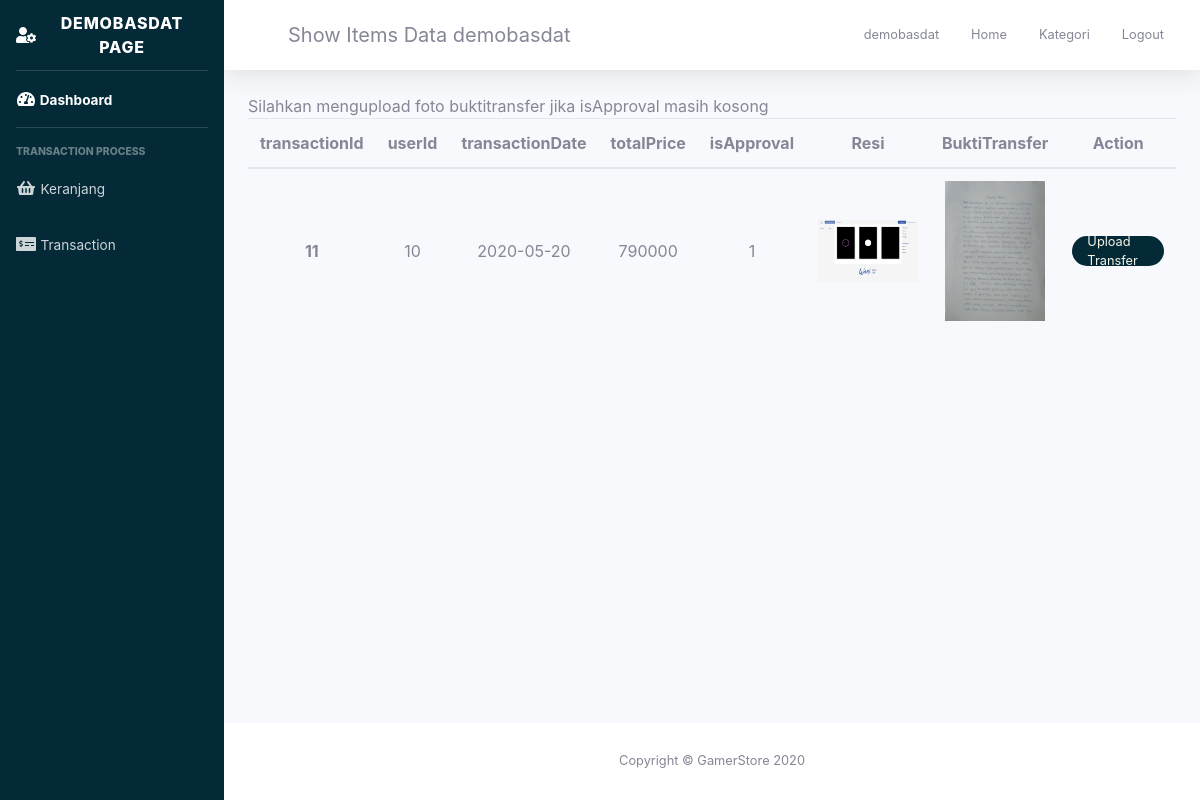
Screenshot of /user-dashboard.php?tprocess=transaction (signed in) with the database file from the repository.
### tables this page shows
CREATE TABLE `pengguna` (
  `userId` int(11) NOT NULL,
  `userName` varchar(70) NOT NULL,
  `userEmail` varchar(50) NOT NULL,
  `userAddress` varchar(70) NOT NULL,
  `userCity` varchar(10) NOT NULL,
  `userPassword` varchar(61) NOT NULL,
  `isAdmin` tinyint(1) DEFAULT '0',
  `isVerify` tinyint(1) DEFAULT '0',
  `verifyCode` int(5) DEFAULT NULL
);

CREATE TABLE `transaksi` (
  `transactionId` int(11) NOT NULL,
  `userId` int(11) NOT NULL,
  `transactionDate` date NOT NULL,
  `totalPrice` int(11) NOT NULL,
  `isApproval` tinyint(1) DEFAULT '0',
  `imgAdmin` varchar(50) DEFAULT NULL,
  `imgUser` varchar(50) DEFAULT NULL
);

### user-dashboard.php (the view, shortened to what this page needs)
<?php
include "connect.php";
if(isset($_SESSION['userId'])){
  $userid = $_SESSION['userId'];
  $sql = "SELECT userName, isAdmin FROM pengguna WHERE userId = '$userid'";
  $stmt = $pdo->prepare($sql);
  $stmt->execute();
  $row = $stmt->fetch();
  $username = $row['userName'];
  if(isset($_GET['tprocess'])){
    $tprocess = $_GET['tprocess'];
    if($tprocess == "keranjang"){
      $sql = "SELECT p.orderId, i.itemName, p.quantity, p.orderPrice, p.isDone FROM pesanan p, item i WHERE i.itemId = p.itemId AND p.userId = '$userid'";
      $stmt = $pdo->prepare($sql);
      $stmt->execute();
    }
    elseif($tprocess == "transaction"){
      $sql = "SELECT * FROM transaksi WHERE userId = '$userid'";
      $stmt = $pdo->prepare($sql);
      $stmt->execute();
    }
  }
}
else{
  header("location: login.php");
}
?>
<!DOCTYPE html>
<html lang="en">
<head>
    <link rel="stylesheet" href="https://maxcdn.bootstrapcdn.com/bootstrap/4.1.0/css/bootstrap.min.css">
    <link href="css/sb-admin-2.min.css" rel="stylesheet">
    <link rel="stylesheet" href="css/dashboard-admin.css">
</head>
<body id="page-top">
    <div id="wrapper">
      <ul class="navbar-nav sidebar sidebar-dark accordion" id="accordionSidebar" style="background-color: #042a38;">
        <a class="sidebar-brand d-flex align-items-center justify-content-center" href="#">
          <div class="sidebar-brand-icon">
            <i class="fas fa-user-cog"></i>
          </div>
          <div class="sidebar-brand-text mx-3"><?php echo $username?> Page</div>
        </a>
        <hr class="sidebar-divider my-0">
        <li class="nav-item active">
          <a class="nav-link" href="#">
            <i class="fas fa-fw fa-tachometer-alt"></i>
            <span>Dashboard</span></a>
        </li>
        <hr class="sidebar-divider">
        <div class="sidebar-heading">
          Transaction Process
        </div>
        <li class="nav-item">
          <a class="nav-link collapsed" href="user-dashboard.php?tprocess=keranjang">
              <i class="fas fa-fw fa-shopping-basket"></i>
              <span>Keranjang</span>
          </a>
        </li>
        <li class="nav-item">
          <a class="nav-link" href="user-dashboard.php?tprocess=transaction">
              <i class="fas fa-fw fa-money-check-alt"></i>
              <span>Transaction</span>
          </a>
        </li>
      </ul>
        <div id="content-wrapper" class="d-flex flex-column">
      <div id="content">
        <nav class="navbar navbar-expand navbar-light bg-white topbar mb-4 static-top shadow">
          <div class="h5 ml-5 mb-0">
            <?php
            if($tprocess == "keranjang"){
              echo  "Show Keranjang dari $username";
            }
            elseif($tprocess == "transaction"){
              echo  "Show Items Data $username";
            }
            ?>
          </div>
          <ul class="navbar-nav ml-auto">
            <li class="nav-item dropdown no-arrow">
              <a class="nav-link dropdown-toggle" href="#" id="userDropdown" role="button" data-toggle="dropdown" aria-haspopup="true" aria-expanded="false">
                <span class="mr-2 d-none d-lg-inline text-gray-600 small"><?php echo $username?></span>
              </a>
            </li>
            <li class="nav-item  no-arrow">
              <a class="nav-link" href="index.php" id="userDropdown" role="button">
                <span class="mr-2 d-none d-lg-inline text-gray-600 small">Home</span>
              </a>
            </li>
            <li class="nav-item  no-arrow">
              <a class="nav-link" href="kategori2.php" id="userDropdown" role="button">
                <span class="mr-2 d-none d-lg-inline text-gray-600 small">Kategori</span>
              </a>
            </li>
            <li class="nav-item  no-arrow">
              <a class="nav-link" href="logout.php" id="userDropdown" role="button">
                <span class="mr-2 d-none d-lg-inline text-gray-600 small">Logout</span>
              </a>
            </li>
          </ul>
        </nav>
        <div class="container">
        <?php
        if($tprocess == "transaction"){
        ?>
        <div class="row">
          <div class="col-12">
            Silahkan mengupload foto buktitransfer jika isApproval masih kosong
          </div>
        </div>
        <?php
        }
        ?>
          <div class="row">
            <div class="col-12">
                <table class="table">
                  <thead class="l-thead">
                    <tr>
                      <?php
                      if($tprocess == "keranjang"){
                      ?>
                      <th scope="col" class="text-center">orderId</th>
                      <th scope="col" class="text-center">itemName</th>
                      <th scope="col" class="text-center">quantity</th>
                      <th scope="col" class="text-center">Price</th>
                      <th scope="col" class="text-center">isDone</th>
                      <th scope="col" class="text-center">Action</th>
                      <?php
                      }
                      elseif($tprocess == "transaction"){
                      ?>
                      <th scope="col" class="text-center">transactionId</th>
                      <th scope="col" class="text-center">userId</th>
                      <th scope="col" class="text-center">transactionDate</th>
                      <th scope="col" class="text-center">totalPrice</th>
                      <th scope="col" class="text-center">isApproval</th>
                      <th scope="col" class="text-center">Resi</th>
                      <th scope="col" class="text-center">BuktiTransfer</th>
                      <th scope="col" class="text-center">Action</th>
                      <?php
                      }
                      ?>
                    </tr>
                  </thead>
                  <tbody>
                    <?php
                    if ($tprocess == "transaction") {
                    while($rowtransaction = $stmt->fetch()){
                    ?>
                    <tr>
                      <th scope="row" class="text-center align-middle"><?php echo $rowtransaction['transactionId']?></th>
                      <td class="text-center align-middle"><?php echo $rowtransaction['userId']?></td>
                      <td class="text-center align-middle"><?php echo $rowtransaction['transactionDate']?></td>
                      <td class="text-center align-middle"><?php echo $rowtransaction['totalPrice']?></td>
                      <td class="text-center align-middle"><?php echo $rowtransaction['isApproval']?></td>
                      <td class="text-center align-middle"><img src="image/transaction/<?php echo $rowtransaction['imgAdmin']?>" style="max-width: 100px"></td>
                      <td class="text-center align-middle"><img src="image/buktitransfer/<?php echo $rowtransaction['imgUser']?>" style="max-width: 100px"></td>
                      <td class="align-middle" style="width: 165px">
                        <div class="row">
                          <div class="col-12"><div class="o__button" onclick="window.location.href='user-update.php?tid=<?php echo $rowtransaction['transactionId']?>'">Upload Transfer</div></div>
                        </div>
                      </td>
                    </tr>
                    <?php
                    }
                    }
                    ?>
                  </tbody>
              </table>
            </div>
          </div>
          </div>
        </div>
      <footer class="sticky-footer bg-white">
        <div class="container my-auto">
          <div class="copyright text-center my-auto">
            <span>Copyright &copy; GamerStore 2020</span>
          </div>
        </div>
      </footer>
    </div>
    </div>
</body>
</html>

### css/dashboard-admin.css (style rules this page uses)
body, html { padding: 0; margin: 0; -webkit-box-sizing: border-box; box-sizing: border-box; overflow-x: hidden; background-color: #f7f5e8; }
.o__button { min-width: 50%; height: 30px; background-color: #042a38; border-radius: 15px; padding: 0 15px 0 15px; display: -webkit-box; display: -ms-flexbox; display: flex; -webkit-box-pack: center; -ms-flex-pack: center; justify-content: center; -webkit-box-align: center; -ms-flex-align: center; align-items: center; color: #f7f5e8; font-size: 0.8em; cursor: pointer; -webkit-transition: all .1s ease-in-out; transition: all .1s ease-in-out; }

### rows the page displays
pengguna: userName "DEMOBASDAT", userName "demobasdat"
transaksi: transactionId "11", userId "10", transactionDate "2020-05-20", totalPrice "790000", isApproval "1", imgAdmin (picture), imgUser (picture)
